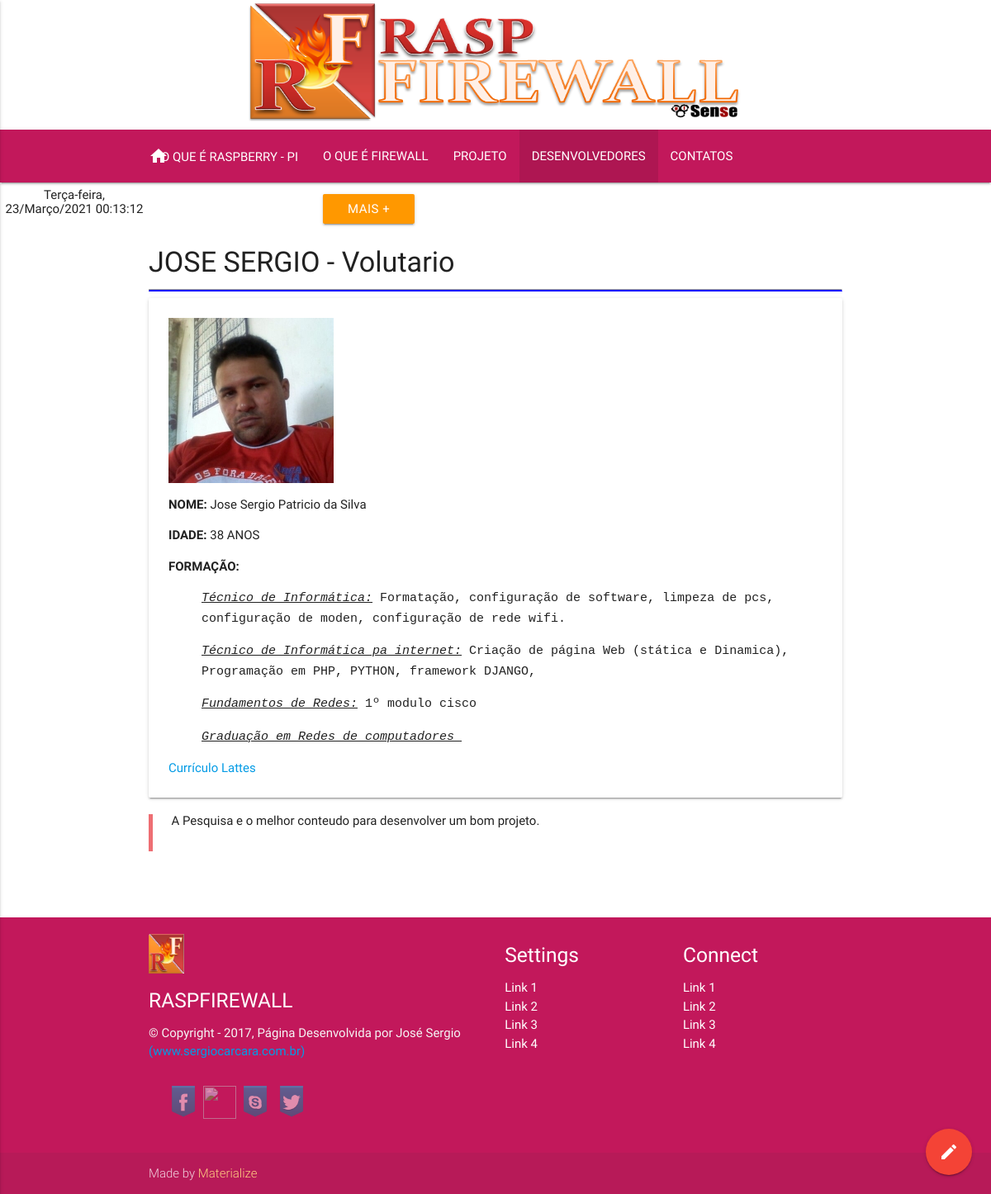
/desevol_detalhes/1/, run on the app's committed database.
### coreraspberry/models.py (models this page shows, shortened)
class Desenvolvedor2(models.Model):
    nome             = models.CharField('Nome Usado', max_length=200)
    segundonome      = models.CharField('Nome Copleto',max_length=200)
    tipo             = models.CharField('Tipo', max_length=200)
    idade            = models.IntegerField('Idade')
    imagem           = models.ImageField(storage=fs)
    texto            = RichTextField('Resulmo do Perfil')
    textocompleto    = RichTextField('Perfil Completo')
    data_criacao     = models.DateTimeField('Data da criação',default=timezone.now)
    data_publicacao  = models.DateTimeField('Data da publicação', blank=True,null=True)
    class Meta:
        ordering= ('-data_publicacao',)
        verbose_name = 'Desenvolvedor'
        verbose_name = 'Desenvolvedore'

### coreraspberry/views.py (the view)
# urls.py: url(r'^desevol_detalhes/(?P<id_poster>\d+)/$',views.desevol_detalhes),
def desevol_detalhes(request,id_poster):
    detalhes = get_object_or_404(Desenvolvedor2, pk=id_poster)
    return render (request, 'desenvolvedor_detalhes.html', {'detalhes':detalhes})

### coreraspberry/templates/desenvolvedor_detalhes.html (shortened to what this page needs)
{% extends "base/base.html" %}
{% block menu %}
    {% include 'base/nave_base_desenvolvedor.html' %}
{% endblock %}
{% block conteudo %}
{% load staticfiles %}
  <div class="container">
    <div class="section">
<h4 class="header">{{detalhes.nome}} - {{detalhes.tipo}}</h4><hr style="border-bottom:2px solid blue">
  <div id="flow-text" class="card-panel">
     <img class="materialboxed"src="{{detalhes.imagem.url}}">
  <p class="flow">
  <b>NOME:</b> {{detalhes.segundonome}}
  </p>
  <p class="flow">
   <b>IDADE:</b> {{detalhes.idade}} ANOS
  </p>
  <p class="flow">
    <b>FORMAÇÃO:</b> {{detalhes.textocompleto|safe}}
  </p>
  <div class="card-action">
    <a href="#">Currículo Lattes</a>
  </div>
  </div>
    <blockquote>
      <h6>A Pesquisa e o melhor conteudo para desenvolver um bom projeto.</h6><br>
      </blockquote>
    </div>
    <br><br>
  </div>
{% endblock %}
{% block rodape %}
    {% include 'base/footer.html' %}
{% endblock %}</html>

### data on the page
Desenvolvedor2: nome "JOSE SERGIO", tipo "Volutario", imagem (picture), segundonome "Jose Sergio Patricio da Silva", idade "38", textocompleto "Técnico de Informática: Formatação, configuração de software, limpeza de pcs, configuração de moden, configuração de rede wifi. Técnico de Informática pa internet: Criação de página Web (stática e Dinamica), Programação em PHP, PYTHON, framework DJANGO, Fundamentos de Redes: 1º modulo cisco Graduação em Redes de computadores"
